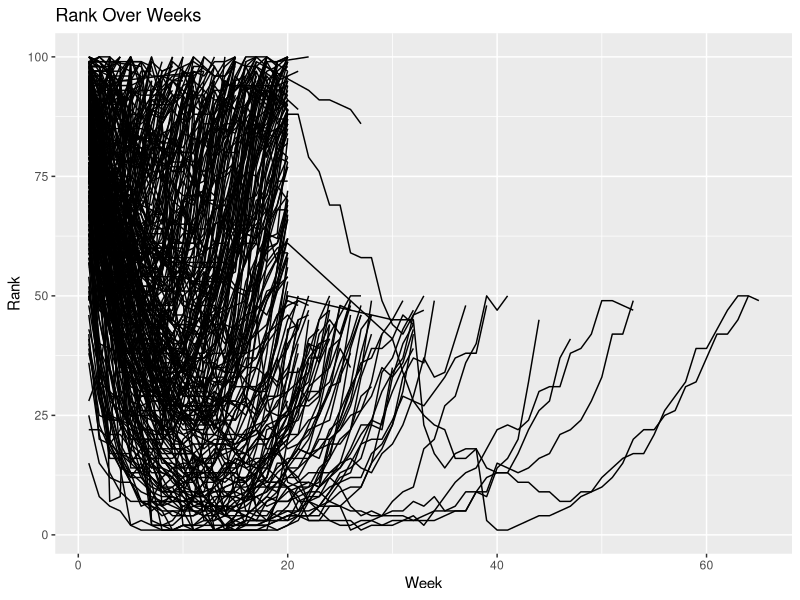

Write R code to recreate this figure.
## ---- chunk 1
knitr::opts_chunk$set(echo = TRUE)
## ---- chunk 2

## ---- chunk 3
library(tidyverse)
tidydata <- tribble(
~country, ~year, ~cases, ~population,
"Afghanistan", 1999, 745, 19987071,
"Afghanistan", 2000, 2666, 20595360,
"Brazil", 1999, 37737, 172006362,
"Brazil", 2000, 80488, 174504898,
"China", 1999, 212258, 1272915272,
"China", 2000, 213766, 1280428583)
tidydata
## ---- chunk 4
nontidydata <- tribble(
~country,~year,~rate,
"Afghanistan", 1999, "745/19987071",
"Afghanistan", 2000, "2666/20595360",
"Brazil", 1999, "37737/172006362",
"Brazil", 2000, "80488/174504898",
"China", 1999, "212258/1272915272",
"China", 2000, "213766/1280428583")
nontidydata
## ---- chunk 5
nontidydata
## ---- chunk 6
tidieddata <- nontidydata %>%
separate(rate, into = c("cases",
"population"),
sep = "/")
tidieddata
## ---- chunk 7
newtidieddata <- tidieddata %>%
pivot_longer(
cols = cases:population,
names_to = "measurement",
values_to = "value"
)
newtidieddata
## ---- chunk 8
df <- tribble(
~id, ~bp1, ~bp2,
"A", 100, 120,
"B", 140, 115,
"C", 120, 125
)
df
## ---- chunk 9
df %>%
pivot_longer(
cols = bp1:bp2,
names_to = "measurement",
values_to = "value"
)
## ---- chunk 10
newtidieddata
## ---- chunk 11
newtidieddata %>%
pivot_wider(names_from="measurement",
values_from="value")
## ---- chunk 12
df <- tribble(
~id, ~measurement, ~value,
"A", "bp1", 100,
"B", "bp1", 140,
"B", "bp2", 115,
"A", "bp2", 120,
"A", "bp3", 105
)
df
## ---- chunk 13
df %>%
pivot_wider(
names_from = measurement,
values_from = value
)
## ---- chunk 14
billboard %>%
  pivot_longer(
    cols = starts_with("wk"),
    names_to = "week",
values_to = "rank",
values_drop_na = TRUE,) %>%
mutate(week = parse_number(week)) %>%

ggplot(aes(x = week, y = rank, group = track)) +
  geom_line() +
  labs(x = "Week", y = "Rank") +
  ggtitle("Rank Over Weeks") 
## ---- chunk 15
cms_patient_experience %>%
  pivot_wider(
    names_from = measure_cd,
    values_from = prf_rate,
    id_cols = starts_with("org")
  )
    
